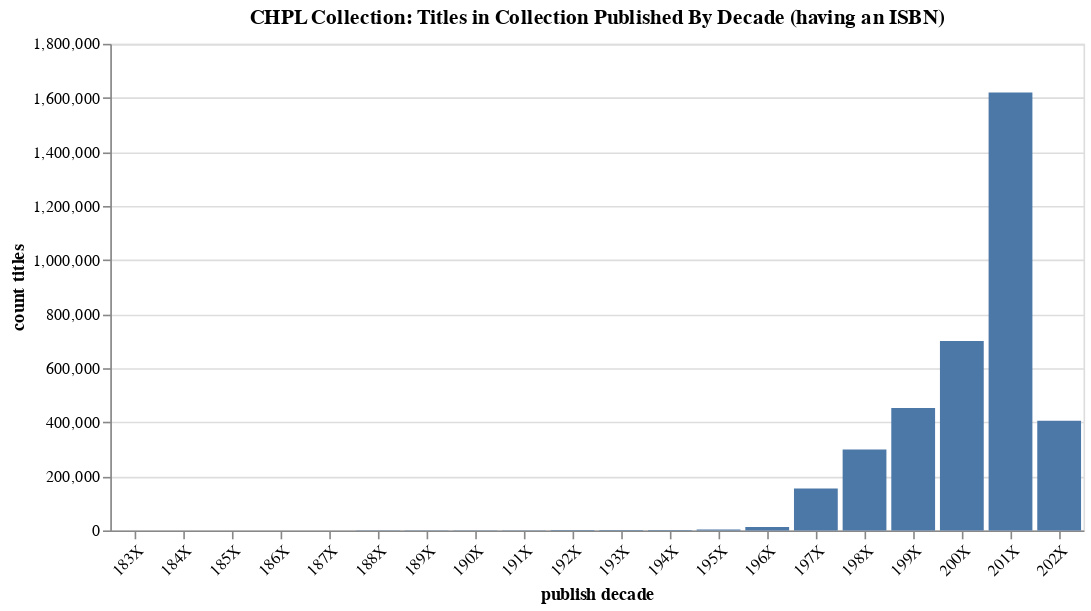

Notebook cell for this chart:
### Code cell
# # get a distribution of titles in the CHPL collection by decade
# sql = """\
# select
#   cast(
#     (cast(bib.publish_year as INTEGER) / 10) AS TEXT
#   ) || 'X' as "publish decade",
#   -- (cast(bib.publish_year as INTEGER) / 10) * 10 as "publish decade" ,
#   count(bib.bib_record_num) as "count titles"
# from
#   bib
#   join item on item.bib_record_num = bib.bib_record_num
# where
#   bib.publish_year is not null
#   and bib.publish_year != ''
#   and bib.publish_year >= 1830
#   and bib.publish_year <= cast(strftime('%Y', 'now') as INTEGER)
#   and bib.isbn is not null
# group by
#   1
# having
#   count(
#     case
#       when item.item_status_code IN ('-', 'd', 't') then 1
#       else 0
#     end
#   ) > 1
# order by
#   1
# """

# try:
#     r = requests.get(
#         chpl_collection_url + '.json',
#         params={
#             'sql': sql,
#             '_shape': 'array'
#         }
#     )
    
#     df = pd.read_json(r.text)
    
# except:
#     pass

# chart = alt.Chart(df).mark_bar().encode(
#     x=alt.X('publish decade', axis=alt.Axis(labelAngle=-45)), # sort='-y' ),
#     y=alt.Y('count titles', ),
#     tooltip=['publish decade', 'count titles'],
#     # color='op_name',
# ).properties(
#     width=600,
#     title='CHPL Collection: Titles in Collection Published By Decade (having an ISBN)',

# ).configure_title(
#     # fontSize=20,
#     # anchor='start',
# )

# chart.display()
# # Image('visualization.png')

### Figure 1 — Vega-Lite specification as saved in the notebook (floating-point values rounded to 4 significant figures)
{"config": {"view": {"continuousWidth": 400, "continuousHeight": 300}, "title": {}}, "data": {"name": "data-ed898403fb81fb36e14548c215058143"}, "mark": "bar", "encoding": {"tooltip": [{"field": "publish decade", "type": "nominal"}, {"field": "count titles", "type": "quantitative"}], "x": {"axis": {"labelAngle": -45}, "field": "publish decade", "type": "nominal"}, "y": {"field": "count titles", "type": "quantitative"}}, "title": "CHPL Collection: Titles in Collection Published By Decade (having an ISBN)", "width": 600, "$schema": "https://vega.github.io/schema/vega-lite/v4.17.0.json", "datasets": {"data-ed898403fb81fb36e14548c215058143": [{"publish decade": "183X", "count titles": 11}, {"publish decade": "184X", "count titles": 11}, {"publish decade": "185X", "count titles": 10}, {"publish decade": "186X", "count titles": 57}, {"publish decade": "187X", "count titles": 60}, {"publish decade": "188X", "count titles": 90}, {"publish decade": "189X", "count titles": 132}, {"publish decade": "190X", "count titles": 698}, {"publish decade": "191X", "count titles": 292}, {"publish decade": "192X", "count titles": 1008}, {"publish decade": "193X", "count titles": 1066}, {"publish decade": "194X", "count titles": 1438}, {"publish decade": "195X", "count titles": 3325}, {"publish decade": "196X", "count titles": 12469}, {"publish decade": "197X", "count titles": 155080}, {"publish decade": "198X", "count titles": 299648}, {"publish decade": "199X", "count titles": 452686}, {"publish decade": "200X", "count titles": 700145}, {"publish decade": "201X", "count titles": 1619576}, {"publish decade": "202X", "count titles": 405828}]}}
